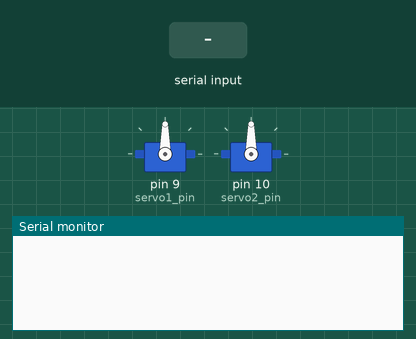
A sketch run on a simulated Arduino Uno, built with avr-gcc and run on an emulated ATmega328P. On the bench: 2 × servo, the last lines printed to the serial monitor. The inputs (shaded band) are chosen by the test bench.

Above: at 1.8 s.
1.9 s: "90,45\n" received over Serial
At 2.5 s:
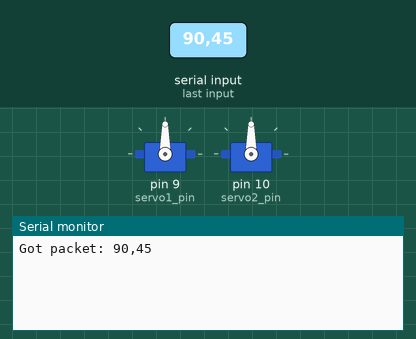
3.4 s: byte 10 (0xa) received over Serial
At 4.6 s:
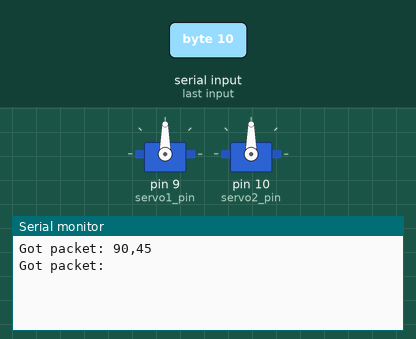
4.9 s: "m90\n" received over Serial
At 6.1 s:
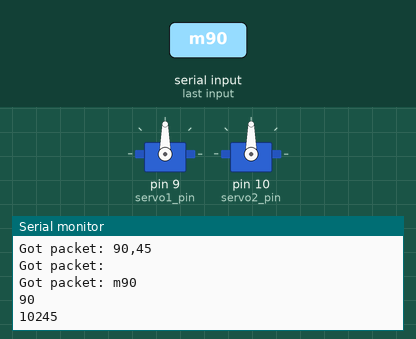
6.4 s: "m,45\n" received over Serial
At 7.2 s:
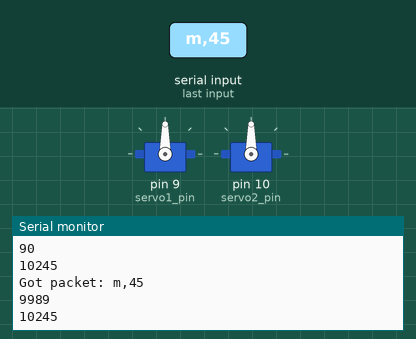
Timing chart, 0 to 8.9 s (numbered marks = the images above; inputs shaded):
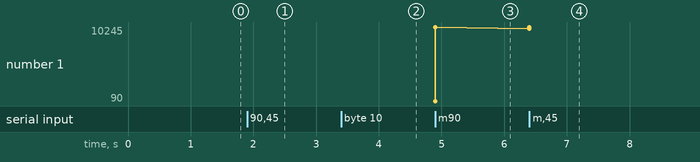

The sketch:

mg90s_test_2.ino
```cpp
#include <Servo.h>

Servo servo_1; // servo controller (multiple can exist)
Servo servo_2; // servo controller (multiple can exist)

int servo1_pin = 9; // PWM pin for servo control
int servo2_pin = 10;
int pos = 0;    // servo starting position

#define S1A servo_1.attach(servo1_pin, 900, 2100);
#define S1D servo_1.detach();
#define S2A servo_2.attach(servo2_pin, 900, 2100);
#define S2D servo_2.detach();

int servo_delay = 300;

void setup() {
  Serial.begin(115200);
  S1A
  servo_1.writeMicroseconds(1500);
  delay(servo_delay);
  S1D

  S2A
  servo_2.writeMicroseconds(1500);
  delay(servo_delay);
  S2D
}
char srbuf[256];
int srptr = 0;

void loop() {
  if(Serial.available() > 0){
    int inb = Serial.read();
    if(inb == 0xa || inb == 0xd){
      srbuf[srptr] = 0x0;
      srptr = 0;
      Serial.println();
      Serial.print("Got packet: ");
      Serial.print(srbuf);
      Serial.println();

      if(srbuf[0] == 'm'){
        int mid, pos;
        sscanf( srbuf, "m%d, p%d", &mid, &pos);
        Serial.println(mid);
        Serial.println(pos);
        if(mid == 1){
          //servo_1.write(pos);
          S1A
          servo_1.writeMicroseconds(pos);
          delay(servo_delay);
          S1D
        }else if(mid == 2){
          S2A
          servo_2.writeMicroseconds(pos);
          delay(servo_delay);
          S2D
        }
      }else if(srbuf[0] == 'd'){
        sscanf(srbuf, "d%d", &servo_delay);
        Serial.print("servo_delay:");
        Serial.println(servo_delay);
      }
    }else{
      srbuf[srptr++] = inb;
    }
  }
}
```

Measured:
- after the input at 1.9 s, the serial monitor: prints a new line at once (image 1)
- after the input at 3.4 s, the serial monitor: prints a new line at once (image 2)
- after the input at 4.9 s, the serial monitor: prints a new line at once (image 3)
- after the input at 6.4 s, the serial monitor: prints a new line at once (image 4)
